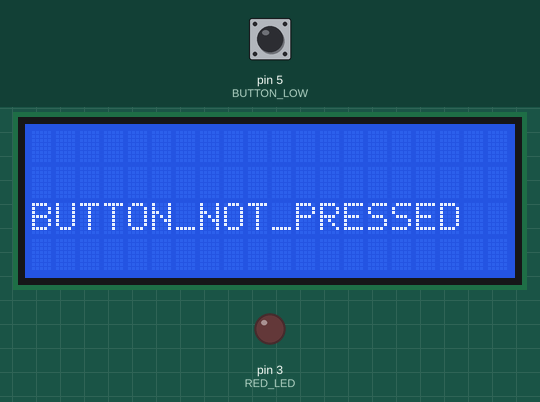
This sketch was run on a simulated Arduino Uno, built with avr-gcc and run on an emulated ATmega328P. Shown: 20×4 character LCD, output pins drawn as LEDs (lit = HIGH). Inputs (shaded band) come from the test bench; at power-on: pin 5 (BUTTON_LOW) HIGH.

Above: at 2.2 s.
2.3 s: pin 5 (BUTTON_LOW) pulled LOW for 1.2 s
At 3.8 s:
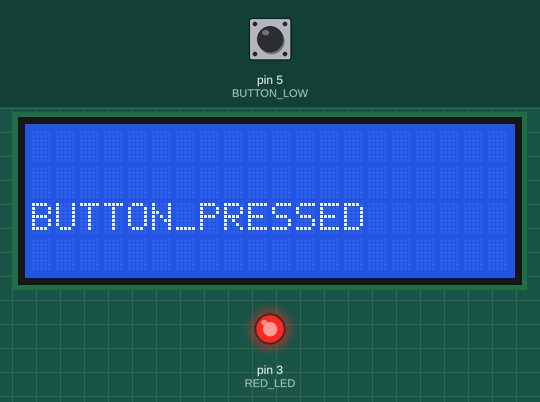
5.5 s: pin 5 (BUTTON_LOW) pulled LOW for 3.2 s
At 10.0 s:
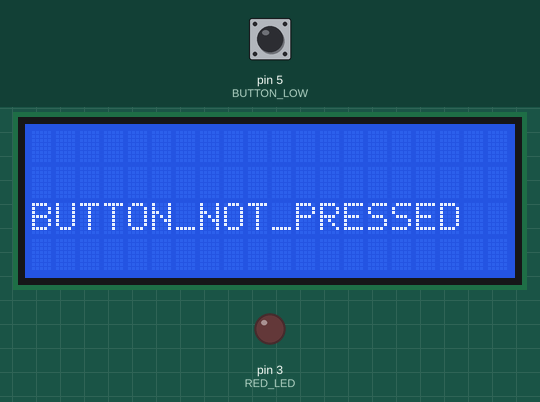
Timing chart, 0 to 11.5 s (numbered marks = the images above; inputs shaded):
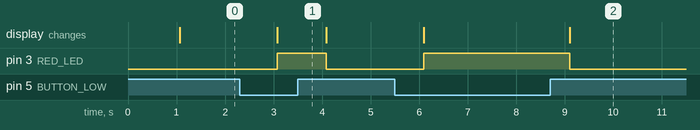

The sketch:

Push_button_low.ino
```cpp
#include "LiquidCrystal.h"
const int rs= 13, en=12, d4=11, d5=10, d6=9, d7=8;
LiquidCrystal lcd(rs,en,d4,d5,d6,d7);
int BUTTON_LOW = 5;
int RED_LED = 3;
int BLUE_LED = 2;

void setup() {
  pinMode(BUTTON_LOW, INPUT_PULLUP);
  pinMode(RED_LED, OUTPUT);
  lcd.begin(20,4);
  lcd.setCursor(0,0);
  lcd.print("DIGITAL LOW BUTTON");
  lcd.setCursor(0,1);
  lcd.print("READ SYSTEM...");
  delay(1000);
}

void loop() {
  int BUTTON_LOW_READ = digitalRead(BUTTON_LOW);
   if (BUTTON_LOW_READ == LOW){
    lcd.clear();
    lcd.setCursor(0,2);
    lcd.print("BUTTON_PRESSED");
    digitalWrite(RED_LED, HIGH);
    digitalWrite(BLUE_LED, LOW);
    delay(1000);
   }else{
    lcd.clear();
    lcd.setCursor(0,2);
    lcd.print("BUTTON_NOT_PRESSED");
    digitalWrite(BLUE_LED, HIGH);
    digitalWrite(RED_LED, LOW);
    delay(1000);
   }
}
```

Measured:
- after the input at 2.3 s, pin 3 (RED_LED): LOW → HIGH after 0.78 s, → LOW 1.0 s later; the display: changes after 0.78 s (image 1)
- after the input at 5.5 s, pin 3 (RED_LED): LOW → HIGH after 0.59 s, → LOW 3.0 s later; the display: first changes after 0.59 s (image 2 shows a later state)
